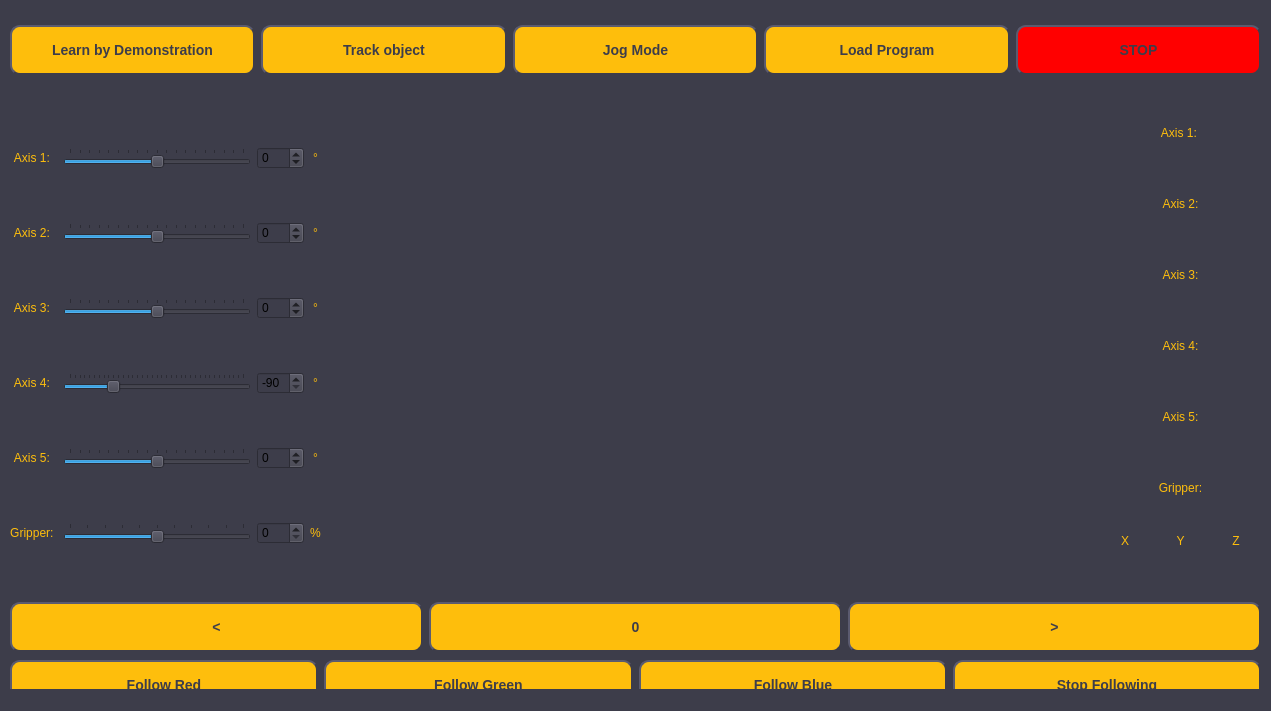
<?xml version="1.0" encoding="UTF-8"?>
<ui version="4.0">
 <class>MainWindow</class>
 <widget class="QMainWindow" name="MainWindow">
  <property name="geometry">
   <rect>
    <x>0</x>
    <y>0</y>
    <width>1271</width>
    <height>711</height>
   </rect>
  </property>
  <property name="windowTitle">
   <string>MainWindow</string>
  </property>
  <property name="styleSheet">
   <string notr="true">background-color: rgba(60.5625, 60.5625, 73.5675, 1)</string>
  </property>
  <widget class="QWidget" name="centralwidget">
   <widget class="QWidget" name="horizontalLayoutWidget">
    <property name="geometry">
     <rect>
      <x>10</x>
      <y>10</y>
      <width>1251</width>
      <height>81</height>
     </rect>
    </property>
    <layout class="QHBoxLayout" name="top_bar">
     <item>
      <widget class="QPushButton" name="learn_btn">
       <property name="minimumSize">
        <size>
         <width>206</width>
         <height>50</height>
        </size>
       </property>
       <property name="styleSheet">
        <string notr="true">QPushButton {
    background-color: rgb(254, 190, 12);
    border-style: outset;
    border-width: 2px;
    border-radius: 10px;
    font: bold 14px;
    min-width: 10em;
    padding: 6px;
    color: rgba(60.5625, 60.5625, 73.5675, 1);
}
QPushButton:pressed {
    background-color: rgb(242, 178, 0);
    border-style: inset;
}</string>
       </property>
       <property name="text">
        <string>Learn by Demonstration</string>
       </property>
      </widget>
     </item>
     <item>
      <widget class="QPushButton" name="track_btn">
       <property name="minimumSize">
        <size>
         <width>206</width>
         <height>50</height>
        </size>
       </property>
       <property name="styleSheet">
        <string notr="true">QPushButton {
    background-color: rgb(254, 190, 12);
    border-style: outset;
    border-width: 2px;
    border-radius: 10px;
    font: bold 14px;
    min-width: 10em;
    padding: 6px;
	color:  rgba(60.5625, 60.5625, 73.5675, 1);
}
QPushButton:pressed {
    background-color: rgb(242, 178, 0);
    border-style: inset;
}</string>
       </property>
       <property name="text">
        <string>Track object</string>
       </property>
      </widget>
     </item>
     <item>
      <widget class="QPushButton" name="jog_btn">
       <property name="minimumSize">
        <size>
         <width>206</width>
         <height>50</height>
        </size>
       </property>
       <property name="styleSheet">
        <string notr="true">QPushButton {
    background-color: rgb(254, 190, 12);
    border-style: outset;
    border-width: 2px;
    border-radius: 10px;
    font: bold 14px;
    min-width: 10em;
    padding: 6px;
	color:  rgba(60.5625, 60.5625, 73.5675, 1);
}
QPushButton:pressed {
    background-color: rgb(242, 178, 0);
    border-style: inset;
}</string>
       </property>
       <property name="text">
        <string>Jog Mode</string>
       </property>
      </widget>
     </item>
     <item>
      <widget class="QPushButton" name="load_btn">
       <property name="minimumSize">
        <size>
         <width>206</width>
         <height>50</height>
        </size>
       </property>
       <property name="styleSheet">
        <string notr="true">QPushButton {
    background-color: rgb(254, 190, 12);
    border-style: outset;
    border-width: 2px;
    border-radius: 10px;
    font: bold 14px;
    min-width: 10em;
    padding: 6px;
	color:  rgba(60.5625, 60.5625, 73.5675, 1);
}
QPushButton:pressed {
    background-color: rgb(242, 178, 0);
    border-style: inset;
}</string>
       </property>
       <property name="text">
        <string>Load Program</string>
       </property>
      </widget>
     </item>
     <item>
      <widget class="QPushButton" name="halt_btn">
       <property name="minimumSize">
        <size>
         <width>206</width>
         <height>50</height>
        </size>
       </property>
       <property name="styleSheet">
        <string notr="true">QPushButton {
    background-color: red;
    border-style: outset;
    border-width: 2px;
    border-radius: 10px;
    font: bold 14px;
    min-width: 10em;
    padding: 6px;
	color:  rgba(60.5625, 60.5625, 73.5675, 1);
}
QPushButton:pressed {
    background-color: rgb(224, 0, 0);
    border-style: inset;
}</string>
       </property>
       <property name="text">
        <string>STOP</string>
       </property>
      </widget>
     </item>
    </layout>
   </widget>
   <widget class="QWidget" name="gridLayoutWidget">
    <property name="geometry">
     <rect>
      <x>10</x>
      <y>100</y>
      <width>311</width>
      <height>491</height>
     </rect>
    </property>
    <layout class="QGridLayout" name="axes">
     <item row="5" column="2">
      <widget class="QSpinBox" name="increment_6">
       <property name="minimum">
        <number>0</number>
       </property>
       <property name="maximum">
        <number>100</number>
       </property>
      </widget>
     </item>
     <item row="4" column="1">
      <widget class="QSlider" name="a5_r">
       <property name="styleSheet">
        <string notr="true"/>
       </property>
       <property name="minimum">
        <number>-90</number>
       </property>
       <property name="maximum">
        <number>90</number>
       </property>
       <property name="singleStep">
        <number>10</number>
       </property>
       <property name="orientation">
        <enum>Qt::Horizontal</enum>
       </property>
       <property name="tickPosition">
        <enum>QSlider::TicksAbove</enum>
       </property>
      </widget>
     </item>
     <item row="2" column="1">
      <widget class="QSlider" name="a3_r">
       <property name="styleSheet">
        <string notr="true"/>
       </property>
       <property name="minimum">
        <number>-90</number>
       </property>
       <property name="maximum">
        <number>90</number>
       </property>
       <property name="singleStep">
        <number>10</number>
       </property>
       <property name="orientation">
        <enum>Qt::Horizontal</enum>
       </property>
       <property name="tickPosition">
        <enum>QSlider::TicksAbove</enum>
       </property>
      </widget>
     </item>
     <item row="0" column="3">
      <widget class="QLabel" name="label_8">
       <property name="styleSheet">
        <string notr="true">color: rgb(254, 190, 12);</string>
       </property>
       <property name="text">
        <string>°</string>
       </property>
       <property name="alignment">
        <set>Qt::AlignCenter</set>
       </property>
      </widget>
     </item>
     <item row="1" column="0">
      <widget class="QLabel" name="label_2">
       <property name="styleSheet">
        <string notr="true">color: rgb(254, 190, 12);</string>
       </property>
       <property name="text">
        <string>Axis 2: </string>
       </property>
       <property name="alignment">
        <set>Qt::AlignCenter</set>
       </property>
      </widget>
     </item>
     <item row="4" column="2">
      <widget class="QSpinBox" name="increment_5">
       <property name="minimum">
        <number>-90</number>
       </property>
       <property name="maximum">
        <number>90</number>
       </property>
      </widget>
     </item>
     <item row="5" column="0">
      <widget class="QLabel" name="label_6">
       <property name="styleSheet">
        <string notr="true">color: rgb(254, 190, 12);</string>
       </property>
       <property name="text">
        <string>Gripper: </string>
       </property>
       <property name="alignment">
        <set>Qt::AlignCenter</set>
       </property>
      </widget>
     </item>
     <item row="2" column="0">
      <widget class="QLabel" name="label_3">
       <property name="styleSheet">
        <string notr="true">color: rgb(254, 190, 12);</string>
       </property>
       <property name="text">
        <string>Axis 3: </string>
       </property>
       <property name="alignment">
        <set>Qt::AlignCenter</set>
       </property>
      </widget>
     </item>
     <item row="3" column="2">
      <widget class="QSpinBox" name="increment_4">
       <property name="minimum">
        <number>-90</number>
       </property>
       <property name="maximum">
        <number>90</number>
       </property>
       <property name="value">
        <number>-90</number>
       </property>
      </widget>
     </item>
     <item row="3" column="3">
      <widget class="QLabel" name="label_13">
       <property name="styleSheet">
        <string notr="true">color: rgb(254, 190, 12);</string>
       </property>
       <property name="text">
        <string>°</string>
       </property>
       <property name="alignment">
        <set>Qt::AlignCenter</set>
       </property>
      </widget>
     </item>
     <item row="3" column="1">
      <widget class="QSlider" name="a4_r">
       <property name="styleSheet">
        <string notr="true"/>
       </property>
       <property name="minimum">
        <number>-180</number>
       </property>
       <property name="maximum">
        <number>180</number>
       </property>
       <property name="singleStep">
        <number>10</number>
       </property>
       <property name="value">
        <number>-90</number>
       </property>
       <property name="orientation">
        <enum>Qt::Horizontal</enum>
       </property>
       <property name="tickPosition">
        <enum>QSlider::TicksAbove</enum>
       </property>
      </widget>
     </item>
     <item row="5" column="3">
      <widget class="QLabel" name="label_15">
       <property name="styleSheet">
        <string notr="true">color: rgb(254, 190, 12);</string>
       </property>
       <property name="text">
        <string>%</string>
       </property>
       <property name="alignment">
        <set>Qt::AlignCenter</set>
       </property>
      </widget>
     </item>
     <item row="0" column="0">
      <widget class="QLabel" name="label">
       <property name="styleSheet">
        <string notr="true">color: rgb(254, 190, 12);</string>
       </property>
       <property name="text">
        <string>Axis 1: </string>
       </property>
       <property name="alignment">
        <set>Qt::AlignCenter</set>
       </property>
      </widget>
     </item>
     <item row="3" column="0">
      <widget class="QLabel" name="label_4">
       <property name="styleSheet">
        <string notr="true">color: rgb(254, 190, 12);</string>
       </property>
       <property name="text">
        <string>Axis 4: </string>
       </property>
       <property name="alignment">
        <set>Qt::AlignCenter</set>
       </property>
      </widget>
     </item>
     <item row="4" column="3">
      <widget class="QLabel" name="label_14">
       <property name="styleSheet">
        <string notr="true">color: rgb(254, 190, 12);</string>
       </property>
       <property name="text">
        <string>°</string>
       </property>
       <property name="alignment">
        <set>Qt::AlignCenter</set>
       </property>
      </widget>
     </item>
     <item row="4" column="0">
      <widget class="QLabel" name="label_5">
       <property name="styleSheet">
        <string notr="true">color: rgb(254, 190, 12);</string>
       </property>
       <property name="text">
        <string>Axis 5: </string>
       </property>
       <property name="alignment">
        <set>Qt::AlignCenter</set>
       </property>
      </widget>
     </item>
     <item row="2" column="2">
      <widget class="QSpinBox" name="increment_3">
       <property name="minimum">
        <number>-90</number>
       </property>
       <property name="maximum">
        <number>90</number>
       </property>
      </widget>
     </item>
     <item row="2" column="3">
      <widget class="QLabel" name="label_12">
       <property name="styleSheet">
        <string notr="true">color: rgb(254, 190, 12);</string>
       </property>
       <property name="text">
        <string>°</string>
       </property>
       <property name="alignment">
        <set>Qt::AlignCenter</set>
       </property>
      </widget>
     </item>
     <item row="1" column="3">
      <widget class="QLabel" name="label_10">
       <property name="styleSheet">
        <string notr="true">color: rgb(254, 190, 12);</string>
       </property>
       <property name="text">
        <string>°</string>
       </property>
       <property name="alignment">
        <set>Qt::AlignCenter</set>
       </property>
      </widget>
     </item>
     <item row="1" column="1">
      <widget class="QSlider" name="a2_r">
       <property name="styleSheet">
        <string notr="true"/>
       </property>
       <property name="minimum">
        <number>-90</number>
       </property>
       <property name="maximum">
        <number>90</number>
       </property>
       <property name="singleStep">
        <number>10</number>
       </property>
       <property name="orientation">
        <enum>Qt::Horizontal</enum>
       </property>
       <property name="tickPosition">
        <enum>QSlider::TicksAbove</enum>
       </property>
      </widget>
     </item>
     <item row="0" column="1">
      <widget class="QSlider" name="base_r">
       <property name="minimum">
        <number>-90</number>
       </property>
       <property name="maximum">
        <number>90</number>
       </property>
       <property name="singleStep">
        <number>10</number>
       </property>
       <property name="orientation">
        <enum>Qt::Horizontal</enum>
       </property>
       <property name="tickPosition">
        <enum>QSlider::TicksAbove</enum>
       </property>
      </widget>
     </item>
     <item row="0" column="2">
      <widget class="QSpinBox" name="increment_1">
       <property name="minimum">
        <number>-90</number>
       </property>
       <property name="maximum">
        <number>90</number>
       </property>
      </widget>
     </item>
     <item row="1" column="2">
      <widget class="QSpinBox" name="increment_2">
       <property name="minimum">
        <number>-90</number>
       </property>
       <property name="maximum">
        <number>90</number>
       </property>
      </widget>
     </item>
     <item row="5" column="1">
      <widget class="QSlider" name="grip_r">
       <property name="styleSheet">
        <string notr="true">QSlider::sub-page
{
/*  margin: 7px 1px 7px 0px;*/
    height: 2px;
    background: #05bcfe;
}</string>
       </property>
       <property name="minimum">
        <number>0</number>
       </property>
       <property name="maximum">
        <number>100</number>
       </property>
       <property name="singleStep">
        <number>10</number>
       </property>
       <property name="value">
        <number>50</number>
       </property>
       <property name="orientation">
        <enum>Qt::Horizontal</enum>
       </property>
       <property name="tickPosition">
        <enum>QSlider::TicksAbove</enum>
       </property>
      </widget>
     </item>
    </layout>
   </widget>
   <widget class="QWidget" name="verticalLayoutWidget">
    <property name="geometry">
     <rect>
      <x>1100</x>
      <y>100</y>
      <width>161</width>
      <height>491</height>
     </rect>
    </property>
    <property name="styleSheet">
     <string notr="true">color: rgb(254, 190, 12);</string>
    </property>
    <layout class="QVBoxLayout" name="axes_readout">
     <item>
      <widget class="QLabel" name="a1_d">
       <property name="styleSheet">
        <string notr="true">color: rgb(254, 190, 12);</string>
       </property>
       <property name="text">
        <string>Axis 1: </string>
       </property>
       <property name="alignment">
        <set>Qt::AlignCenter</set>
       </property>
      </widget>
     </item>
     <item>
      <widget class="QLabel" name="a2_d">
       <property name="styleSheet">
        <string notr="true">color: rgb(254, 190, 12);</string>
       </property>
       <property name="text">
        <string>Axis 2:</string>
       </property>
       <property name="alignment">
        <set>Qt::AlignCenter</set>
       </property>
      </widget>
     </item>
     <item>
      <widget class="QLabel" name="a3_d">
       <property name="styleSheet">
        <string notr="true">color: rgb(254, 190, 12);</string>
       </property>
       <property name="text">
        <string>Axis 3:</string>
       </property>
       <property name="alignment">
        <set>Qt::AlignCenter</set>
       </property>
      </widget>
     </item>
     <item>
      <widget class="QLabel" name="a4_d">
       <property name="styleSheet">
        <string notr="true">color: rgb(254, 190, 12);</string>
       </property>
       <property name="text">
        <string>Axis 4:</string>
       </property>
       <property name="alignment">
        <set>Qt::AlignCenter</set>
       </property>
      </widget>
     </item>
     <item>
      <widget class="QLabel" name="a5_d">
       <property name="styleSheet">
        <string notr="true">color: rgb(254, 190, 12);</string>
       </property>
       <property name="text">
        <string>Axis 5:</string>
       </property>
       <property name="alignment">
        <set>Qt::AlignCenter</set>
       </property>
      </widget>
     </item>
     <item>
      <widget class="QLabel" name="a6_d">
       <property name="styleSheet">
        <string notr="true">color: rgb(254, 190, 12);</string>
       </property>
       <property name="text">
        <string>Gripper:</string>
       </property>
       <property name="alignment">
        <set>Qt::AlignCenter</set>
       </property>
      </widget>
     </item>
     <item>
      <layout class="QHBoxLayout" name="horizontalLayout">
       <item>
        <layout class="QVBoxLayout" name="verticalLayout">
         <item>
          <widget class="QLabel" name="label_7">
           <property name="text">
            <string>X</string>
           </property>
           <property name="alignment">
            <set>Qt::AlignCenter</set>
           </property>
          </widget>
         </item>
         <item>
          <widget class="QLabel" name="DK_X">
           <property name="text">
            <string/>
           </property>
          </widget>
         </item>
        </layout>
       </item>
       <item>
        <layout class="QVBoxLayout" name="verticalLayout_3">
         <item>
          <widget class="QLabel" name="label_9">
           <property name="text">
            <string>Y</string>
           </property>
           <property name="alignment">
            <set>Qt::AlignCenter</set>
           </property>
          </widget>
         </item>
         <item>
          <widget class="QLabel" name="DK_Y">
           <property name="text">
            <string/>
           </property>
          </widget>
         </item>
        </layout>
       </item>
       <item>
        <layout class="QVBoxLayout" name="verticalLayout_5">
         <item>
          <widget class="QLabel" name="label_11">
           <property name="text">
            <string>Z</string>
           </property>
           <property name="alignment">
            <set>Qt::AlignCenter</set>
           </property>
          </widget>
         </item>
         <item>
          <widget class="QLabel" name="DK_Z">
           <property name="text">
            <string/>
           </property>
          </widget>
         </item>
        </layout>
       </item>
      </layout>
     </item>
    </layout>
   </widget>
   <widget class="QWidget" name="verticalLayoutWidget_2">
    <property name="geometry">
     <rect>
      <x>10</x>
      <y>600</y>
      <width>1251</width>
      <height>112</height>
     </rect>
    </property>
    <layout class="QVBoxLayout" name="verticalLayout_2">
     <item>
      <layout class="QHBoxLayout" name="bottom_bar">
       <item>
        <widget class="QPushButton" name="prev">
         <property name="minimumSize">
          <size>
           <width>206</width>
           <height>50</height>
          </size>
         </property>
         <property name="styleSheet">
          <string notr="true">QPushButton {
    background-color: rgb(254, 190, 12);
    border-style: outset;
    border-width: 2px;
    border-radius: 10px;
    font: bold 14px;
    min-width: 10em;
    padding: 6px;
    color: rgba(60.5625, 60.5625, 73.5675, 1);
}
QPushButton:pressed {
    background-color: rgb(242, 178, 0);
    border-style: inset;
}</string>
         </property>
         <property name="text">
          <string>&lt;</string>
         </property>
        </widget>
       </item>
       <item>
        <widget class="QPushButton" name="execute">
         <property name="minimumSize">
          <size>
           <width>206</width>
           <height>50</height>
          </size>
         </property>
         <property name="styleSheet">
          <string notr="true">QPushButton {
    background-color: rgb(254, 190, 12);
    border-style: outset;
    border-width: 2px;
    border-radius: 10px;
    font: bold 14px;
    min-width: 10em;
    padding: 6px;
	color:  rgba(60.5625, 60.5625, 73.5675, 1);
}
QPushButton:pressed {
    background-color: rgb(242, 178, 0);
    border-style: inset;
}</string>
         </property>
         <property name="text">
          <string>0</string>
         </property>
        </widget>
       </item>
       <item>
        <widget class="QPushButton" name="next">
         <property name="minimumSize">
          <size>
           <width>206</width>
           <height>50</height>
          </size>
         </property>
         <property name="styleSheet">
          <string notr="true">QPushButton {
    background-color: rgb(254, 190, 12);
    border-style: outset;
    border-width: 2px;
    border-radius: 10px;
    font: bold 14px;
    min-width: 10em;
    padding: 6px;
	color:  rgba(60.5625, 60.5625, 73.5675, 1);
}
QPushButton:pressed {
    background-color: rgb(242, 178, 0);
    border-style: inset;
}</string>
         </property>
         <property name="text">
          <string>&gt;</string>
         </property>
        </widget>
       </item>
      </layout>
     </item>
     <item>
      <layout class="QHBoxLayout" name="bottom_bar_2">
       <item>
        <widget class="QPushButton" name="follow_red">
         <property name="minimumSize">
          <size>
           <width>206</width>
           <height>50</height>
          </size>
         </property>
         <property name="styleSheet">
          <string notr="true">QPushButton {
    background-color: rgb(254, 190, 12);
    border-style: outset;
    border-width: 2px;
    border-radius: 10px;
    font: bold 14px;
    min-width: 10em;
    padding: 6px;
    color: rgba(60.5625, 60.5625, 73.5675, 1);
}
QPushButton:pressed {
    background-color: rgb(242, 178, 0);
    border-style: inset;
}</string>
         </property>
         <property name="text">
          <string>Follow Red</string>
         </property>
        </widget>
       </item>
       <item>
        <widget class="QPushButton" name="follow_green">
         <property name="minimumSize">
          <size>
           <width>206</width>
           <height>50</height>
          </size>
         </property>
         <property name="styleSheet">
          <string notr="true">QPushButton {
    background-color: rgb(254, 190, 12);
    border-style: outset;
    border-width: 2px;
    border-radius: 10px;
    font: bold 14px;
    min-width: 10em;
    padding: 6px;
	color:  rgba(60.5625, 60.5625, 73.5675, 1);
}
QPushButton:pressed {
    background-color: rgb(242, 178, 0);
    border-style: inset;
}</string>
         </property>
         <property name="text">
          <string>Follow Green</string>
         </property>
        </widget>
       </item>
       <item>
        <widget class="QPushButton" name="follow_blue">
         <property name="minimumSize">
          <size>
           <width>206</width>
           <height>50</height>
          </size>
         </property>
         <property name="styleSheet">
          <string notr="true">QPushButton {
    background-color: rgb(254, 190, 12);
    border-style: outset;
    border-width: 2px;
    border-radius: 10px;
    font: bold 14px;
    min-width: 10em;
    padding: 6px;
	color:  rgba(60.5625, 60.5625, 73.5675, 1);
}
QPushButton:pressed {
    background-color: rgb(242, 178, 0);
    border-style: inset;
}</string>
         </property>
         <property name="text">
          <string>Follow Blue</string>
         </property>
        </widget>
       </item>
       <item>
        <widget class="QPushButton" name="follow_stop">
         <property name="minimumSize">
          <size>
           <width>206</width>
           <height>50</height>
          </size>
         </property>
         <property name="styleSheet">
          <string notr="true">QPushButton {
    background-color: rgb(254, 190, 12);
    border-style: outset;
    border-width: 2px;
    border-radius: 10px;
    font: bold 14px;
    min-width: 10em;
    padding: 6px;
	color:  rgba(60.5625, 60.5625, 73.5675, 1);
}
QPushButton:pressed {
    background-color: rgb(242, 178, 0);
    border-style: inset;
}</string>
         </property>
         <property name="text">
          <string>Stop Following</string>
         </property>
        </widget>
       </item>
      </layout>
     </item>
    </layout>
   </widget>
   <widget class="QLabel" name="viewfinder">
    <property name="geometry">
     <rect>
      <x>330</x>
      <y>100</y>
      <width>751</width>
      <height>481</height>
     </rect>
    </property>
    <property name="text">
     <string/>
    </property>
   </widget>
  </widget>
  <widget class="QStatusBar" name="statusbar"/>
 </widget>
 <resources/>
 <connections>
  <connection>
   <sender>learn_btn</sender>
   <signal>clicked()</signal>
   <receiver>MainWindow</receiver>
   <slot>show()</slot>
   <hints>
    <hint type="sourcelabel">
     <x>164</x>
     <y>49</y>
    </hint>
    <hint type="destinationlabel">
     <x>639</x>
     <y>359</y>
    </hint>
   </hints>
  </connection>
 </connections>
</ui>
